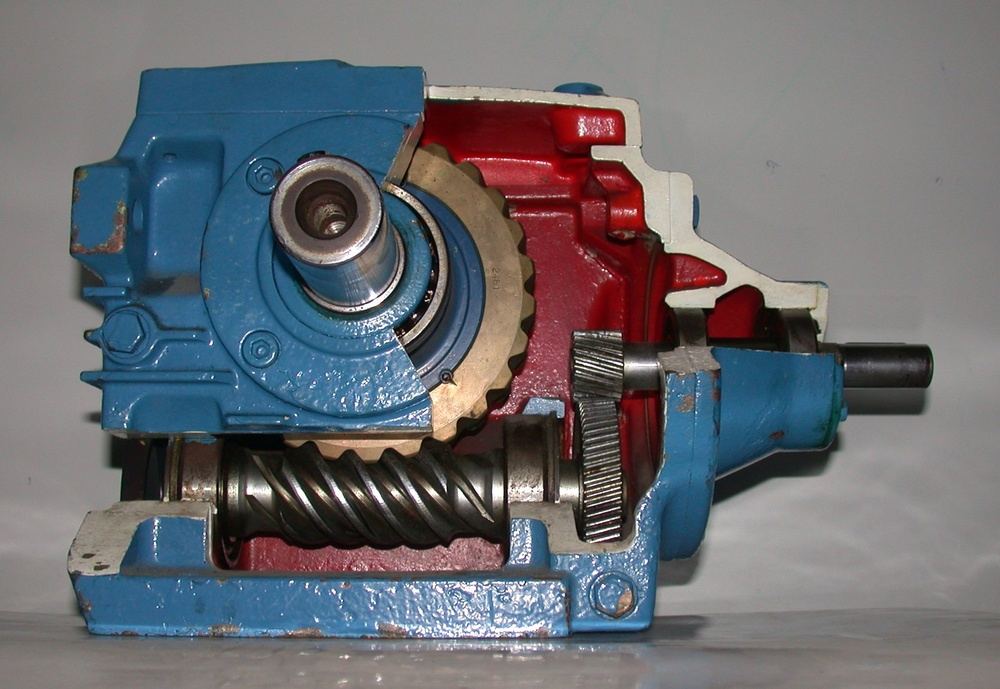
#> input picture gearbox.jpg, 1000 x 689 px, shrunk from 1746 x 1203 before the run
$ jupyter execute --allow-errors CannyEdges.ipynb   (shell and % lines are left out)
#> lines starting #> are read from the running program, lines starting #| are printed output that depends on the picture; after the words box and inside, x2 and y2 are one past the last pixel; in counts of white or black regions, pixels touching at a corner belong together
[cell 1]
import os
import sys
import cv2
import matplotlib.pyplot as plt
import nxpd

#> (the rest of this cell did not finish here and is left out)

#> (a cell that did not finish here is left out)

[cell 3]
from epypes.compgraph import CompGraph, CompGraphRunner
from visioncg import circles, viz

[cell 4]
def find_edges(image, blur_kernel_size, canny_lo, canny_hi):

    gray = cv2.cvtColor(image, cv2.COLOR_RGB2GRAY)
    blurred = cv2.GaussianBlur(image, (blur_kernel_size, blur_kernel_size), 0)
    edges = cv2.Canny(blurred, canny_lo, canny_hi)

    return edges

[cell 5]
#im = cv2.imread('carnd_lanelines_images/solidWhiteRight.jpg')
im = cv2.imread('gearbox.jpg')
#> im is the input picture: shape (689, 1000, 3); mean B, G, R 112.5, 107.3, 105.9

[cell 6]
BLUR_KERNEL = 15
CANNY_LO = 70
CANNY_HI = 200

[cell 7]
for canny_lo, canny_hi in [(50, 100), (60, 150), (70, 200), (80, 220)]:

    edges = find_edges(im, BLUR_KERNEL, canny_lo, canny_hi)

    plt.figure(figsize=(10, 5))
    plt.imshow(edges)
    plt.axis('off')
    plt.title('canny_lo={}, canny_hi={}'.format(canny_lo, canny_hi))
#> this loop made 4 passes
#> pass 1, in find_edges, `gray = cv2.cvtColor(image, cv2.COLOR_RGB2GRAY)`:
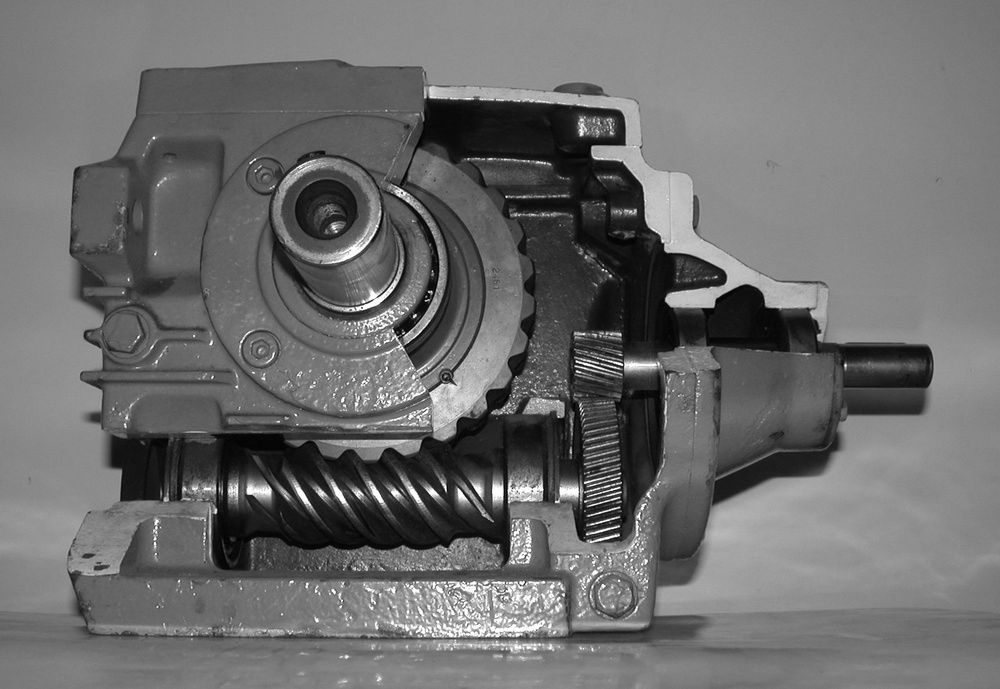
#> gray: shape (689, 1000); min 0, max 255, mean 108.7
#> pass 1, in find_edges, `blurred = cv2.GaussianBlur(image, (blur_kernel_size, blur_kernel_size)..`:
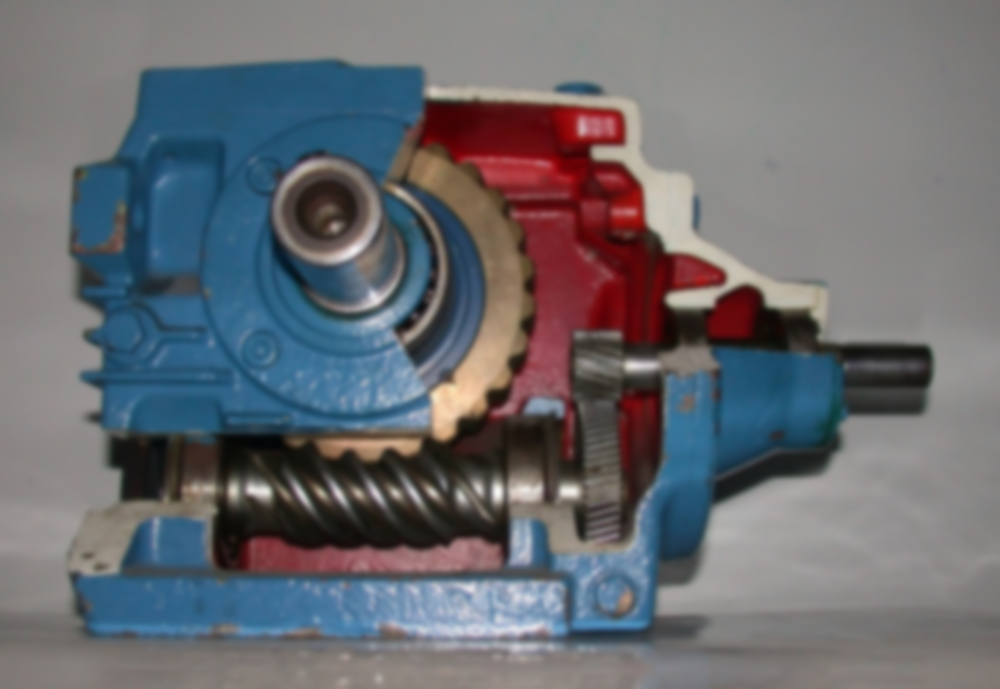
#> blurred: shape (689, 1000, 3); mean B, G, R 112.5, 107.3, 105.9
#> pass 1, in find_edges, `edges = cv2.Canny(blurred, canny_lo, canny_hi)`:
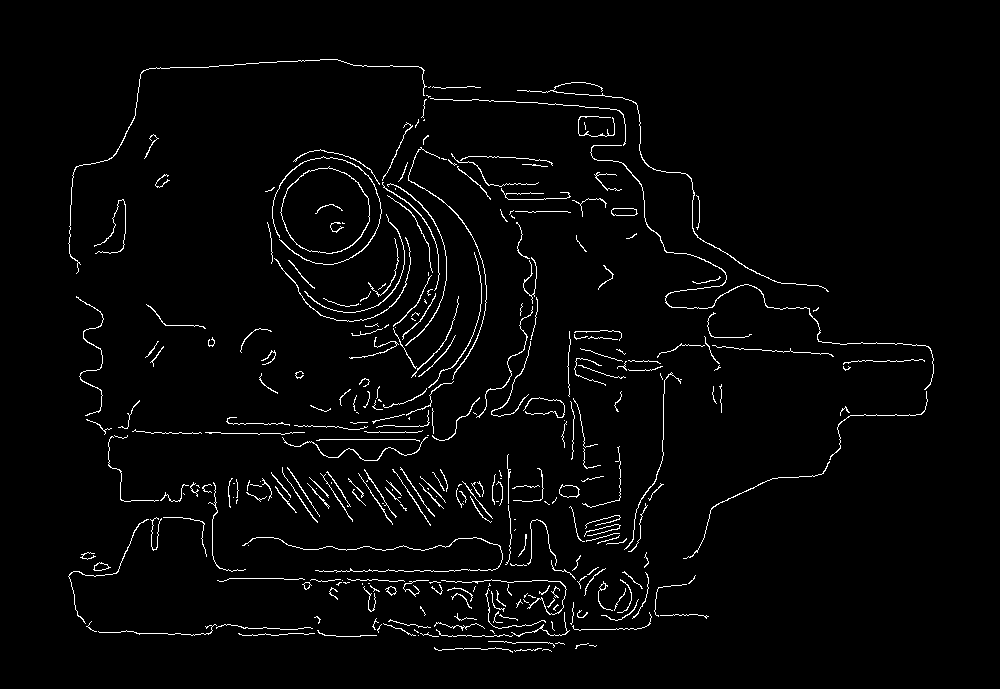
#> edges: shape (689, 1000); 2.6% white in thin lines or dots, all inside (x1, y1, x2, y2) = (68, 59, 934, 653)
#> pass 2, in find_edges (call 2), `edges = cv2.Canny(blurred, canny_lo, canny_hi)`:
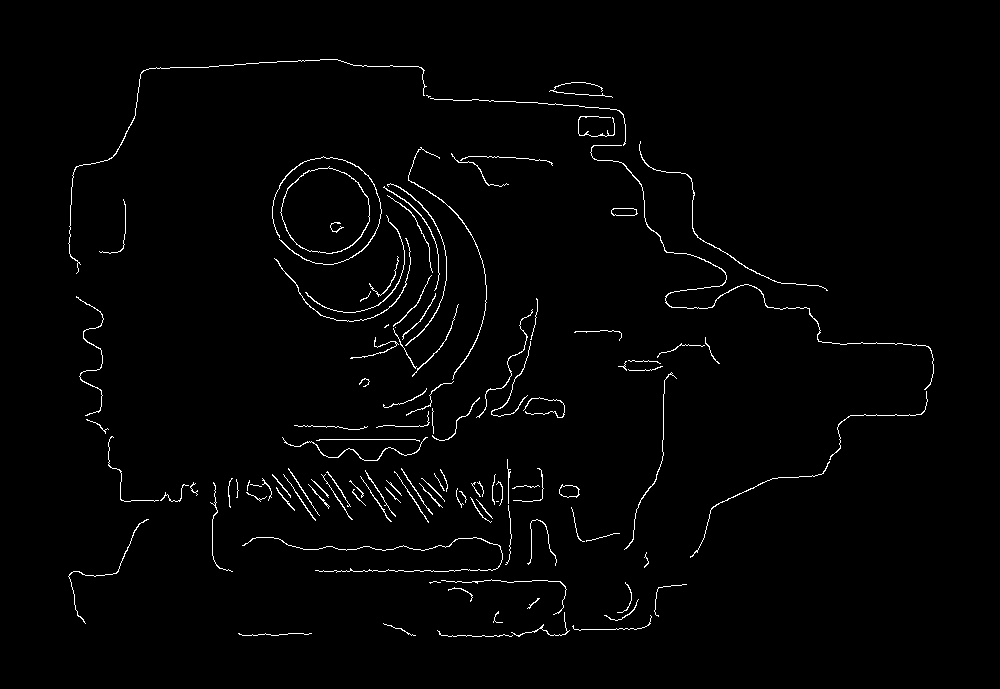
#> edges: shape (689, 1000); 1.6% white in thin lines or dots, all inside (x1, y1, x2, y2) = (68, 59, 934, 637)
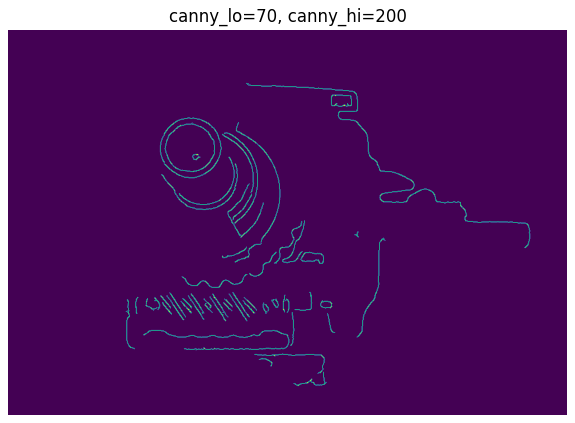
#> figure drawn by matplotlib, 1 panel

$ run again, with apples_a4.jpg copied over gearbox.jpg
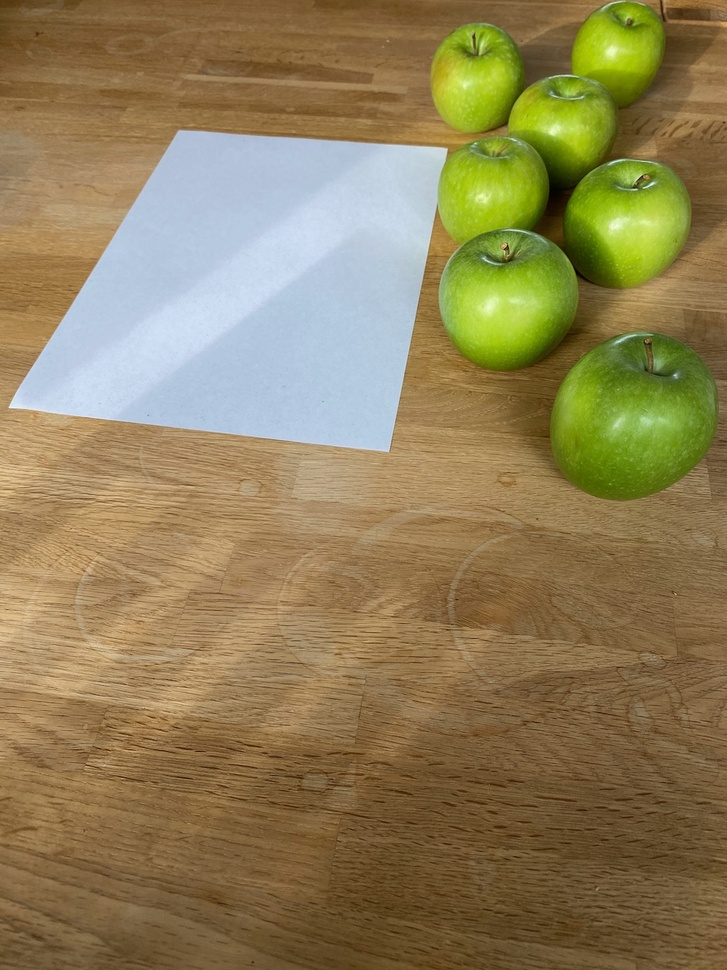
#> input picture apples_a4.jpg, 727 x 970 px, shrunk from 960 x 1280 before the run
#> im is the input picture: shape (970, 727, 3); mean B, G, R 86.8, 127.6, 143.5
#> the loop `for canny_lo, canny_hi in [(50, 100), (60, 150), (70, 200), (80, 220)]: ` made 4 passes
#> pass 1, in find_edges, `edges = cv2.Canny(blurred, canny_lo, canny_hi)`:
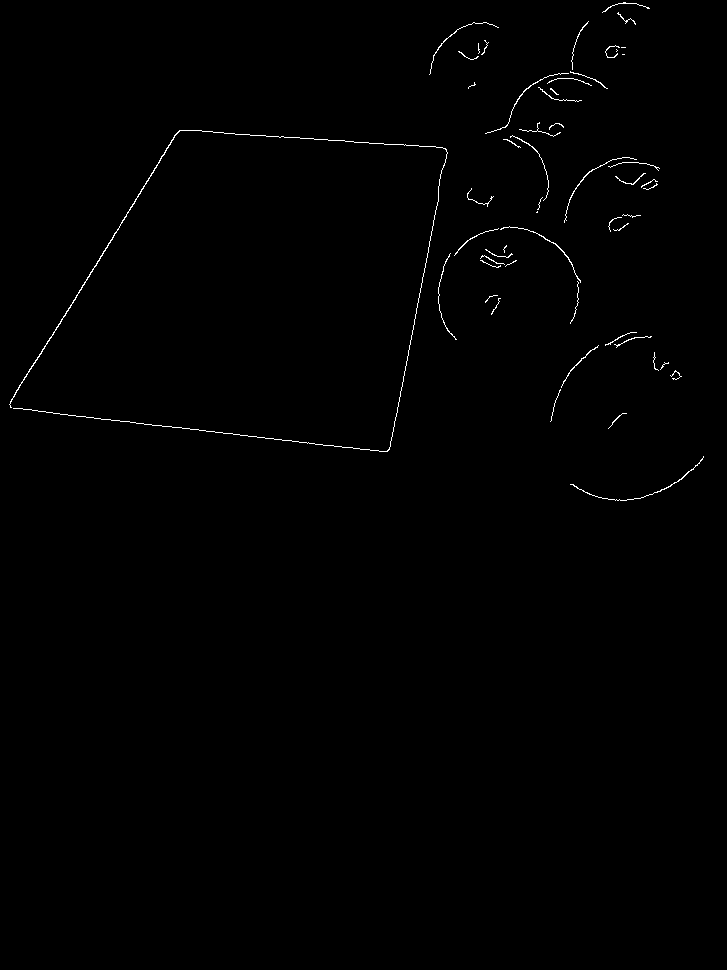
#> edges: shape (970, 727); 0.51% white in thin lines or dots, all inside (x1, y1, x2, y2) = (9, 2, 704, 501)
#> `[cell 7] for canny_lo, canny_hi in [(50, 100), (60, 150), (70, 200), (..`:
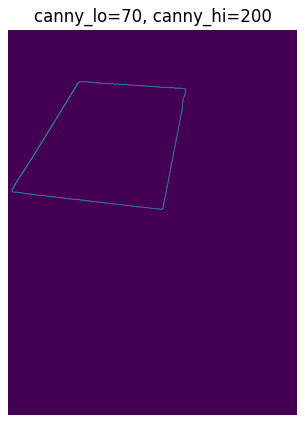
#> figure drawn by matplotlib, 1 panel
